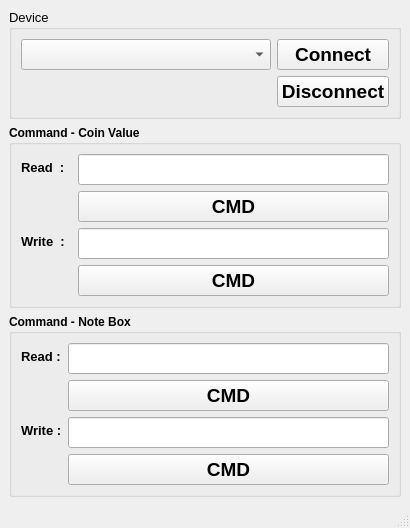
<?xml version="1.0" encoding="UTF-8"?>
<ui version="4.0">
 <class>MainWindow</class>
 <widget class="QMainWindow" name="MainWindow">
  <property name="geometry">
   <rect>
    <x>0</x>
    <y>0</y>
    <width>407</width>
    <height>502</height>
   </rect>
  </property>
  <property name="windowTitle">
   <string>SIS Tools</string>
  </property>
  <widget class="QWidget" name="centralwidget">
   <layout class="QGridLayout" name="gridLayout_2">
    <item row="0" column="0">
     <widget class="QGroupBox" name="groupBox">
      <property name="font">
       <font>
        <pointsize>10</pointsize>
       </font>
      </property>
      <property name="title">
       <string>Device</string>
      </property>
      <layout class="QFormLayout" name="formLayout_3">
       <item row="1" column="0">
        <widget class="QComboBox" name="cbBoxDevice">
         <property name="sizePolicy">
          <sizepolicy hsizetype="Preferred" vsizetype="Preferred">
           <horstretch>0</horstretch>
           <verstretch>0</verstretch>
          </sizepolicy>
         </property>
         <property name="minimumSize">
          <size>
           <width>250</width>
           <height>0</height>
          </size>
         </property>
         <property name="font">
          <font>
           <pointsize>14</pointsize>
           <weight>75</weight>
           <bold>true</bold>
          </font>
         </property>
        </widget>
       </item>
       <item row="1" column="1">
        <widget class="QPushButton" name="connectButton">
         <property name="font">
          <font>
           <pointsize>14</pointsize>
           <weight>75</weight>
           <bold>true</bold>
          </font>
         </property>
         <property name="text">
          <string>Connect</string>
         </property>
        </widget>
       </item>
       <item row="2" column="1">
        <widget class="QPushButton" name="disconnectButton">
         <property name="font">
          <font>
           <pointsize>14</pointsize>
           <weight>75</weight>
           <bold>true</bold>
          </font>
         </property>
         <property name="text">
          <string>Disconnect</string>
         </property>
        </widget>
       </item>
      </layout>
     </widget>
    </item>
    <item row="1" column="0">
     <widget class="QGroupBox" name="groupBox_2">
      <property name="font">
       <font>
        <weight>75</weight>
        <bold>true</bold>
       </font>
      </property>
      <property name="title">
       <string>Command - Coin Value</string>
      </property>
      <layout class="QFormLayout" name="formLayout">
       <item row="0" column="0">
        <widget class="QLabel" name="label">
         <property name="font">
          <font>
           <pointsize>10</pointsize>
           <weight>75</weight>
           <bold>true</bold>
          </font>
         </property>
         <property name="text">
          <string>Read  :  </string>
         </property>
        </widget>
       </item>
       <item row="0" column="1">
        <widget class="QLineEdit" name="readLineEdit">
         <property name="font">
          <font>
           <pointsize>14</pointsize>
           <weight>75</weight>
           <bold>true</bold>
          </font>
         </property>
        </widget>
       </item>
       <item row="1" column="1">
        <widget class="QPushButton" name="readButton">
         <property name="font">
          <font>
           <pointsize>14</pointsize>
           <weight>75</weight>
           <bold>true</bold>
          </font>
         </property>
         <property name="text">
          <string>CMD</string>
         </property>
        </widget>
       </item>
       <item row="2" column="0">
        <widget class="QLabel" name="label_2">
         <property name="font">
          <font>
           <pointsize>10</pointsize>
           <weight>75</weight>
           <bold>true</bold>
          </font>
         </property>
         <property name="text">
          <string>Write  :  </string>
         </property>
        </widget>
       </item>
       <item row="2" column="1">
        <widget class="QLineEdit" name="writeLineEdit">
         <property name="font">
          <font>
           <pointsize>14</pointsize>
           <weight>75</weight>
           <bold>true</bold>
          </font>
         </property>
        </widget>
       </item>
       <item row="3" column="1">
        <widget class="QPushButton" name="writeButton">
         <property name="font">
          <font>
           <pointsize>14</pointsize>
           <weight>75</weight>
           <bold>true</bold>
          </font>
         </property>
         <property name="text">
          <string>CMD</string>
         </property>
        </widget>
       </item>
      </layout>
     </widget>
    </item>
    <item row="2" column="0">
     <widget class="QGroupBox" name="groupBox_3">
      <property name="font">
       <font>
        <weight>75</weight>
        <bold>true</bold>
       </font>
      </property>
      <property name="title">
       <string>Command - Note Box</string>
      </property>
      <layout class="QFormLayout" name="formLayout_2">
       <item row="0" column="0">
        <widget class="QLabel" name="label_3">
         <property name="font">
          <font>
           <pointsize>10</pointsize>
          </font>
         </property>
         <property name="text">
          <string>Read :</string>
         </property>
        </widget>
       </item>
       <item row="0" column="1">
        <widget class="QLineEdit" name="readNoteLineEdit">
         <property name="font">
          <font>
           <pointsize>14</pointsize>
          </font>
         </property>
        </widget>
       </item>
       <item row="1" column="1">
        <widget class="QPushButton" name="readNoteButton">
         <property name="font">
          <font>
           <pointsize>14</pointsize>
          </font>
         </property>
         <property name="text">
          <string>CMD</string>
         </property>
        </widget>
       </item>
       <item row="2" column="0">
        <widget class="QLabel" name="label_4">
         <property name="font">
          <font>
           <pointsize>10</pointsize>
          </font>
         </property>
         <property name="text">
          <string>Write :</string>
         </property>
        </widget>
       </item>
       <item row="2" column="1">
        <widget class="QLineEdit" name="writeNoteLineEdit_2">
         <property name="font">
          <font>
           <pointsize>14</pointsize>
          </font>
         </property>
        </widget>
       </item>
       <item row="3" column="1">
        <widget class="QPushButton" name="writeNoteButton">
         <property name="font">
          <font>
           <pointsize>14</pointsize>
          </font>
         </property>
         <property name="text">
          <string>CMD</string>
         </property>
        </widget>
       </item>
      </layout>
     </widget>
    </item>
   </layout>
  </widget>
  <widget class="QStatusBar" name="statusBar"/>
 </widget>
 <resources/>
 <connections/>
</ui>
